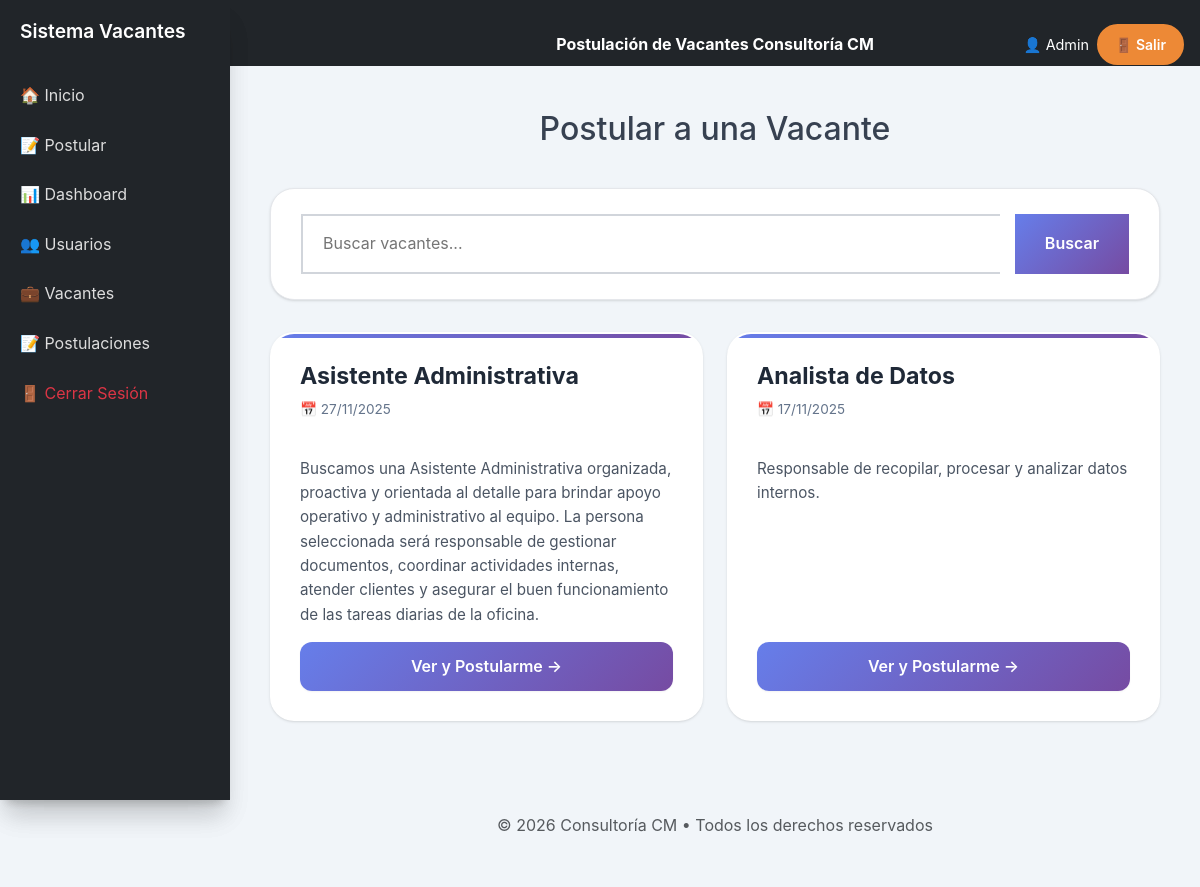
The app's page /postular.php (signed in), older data.
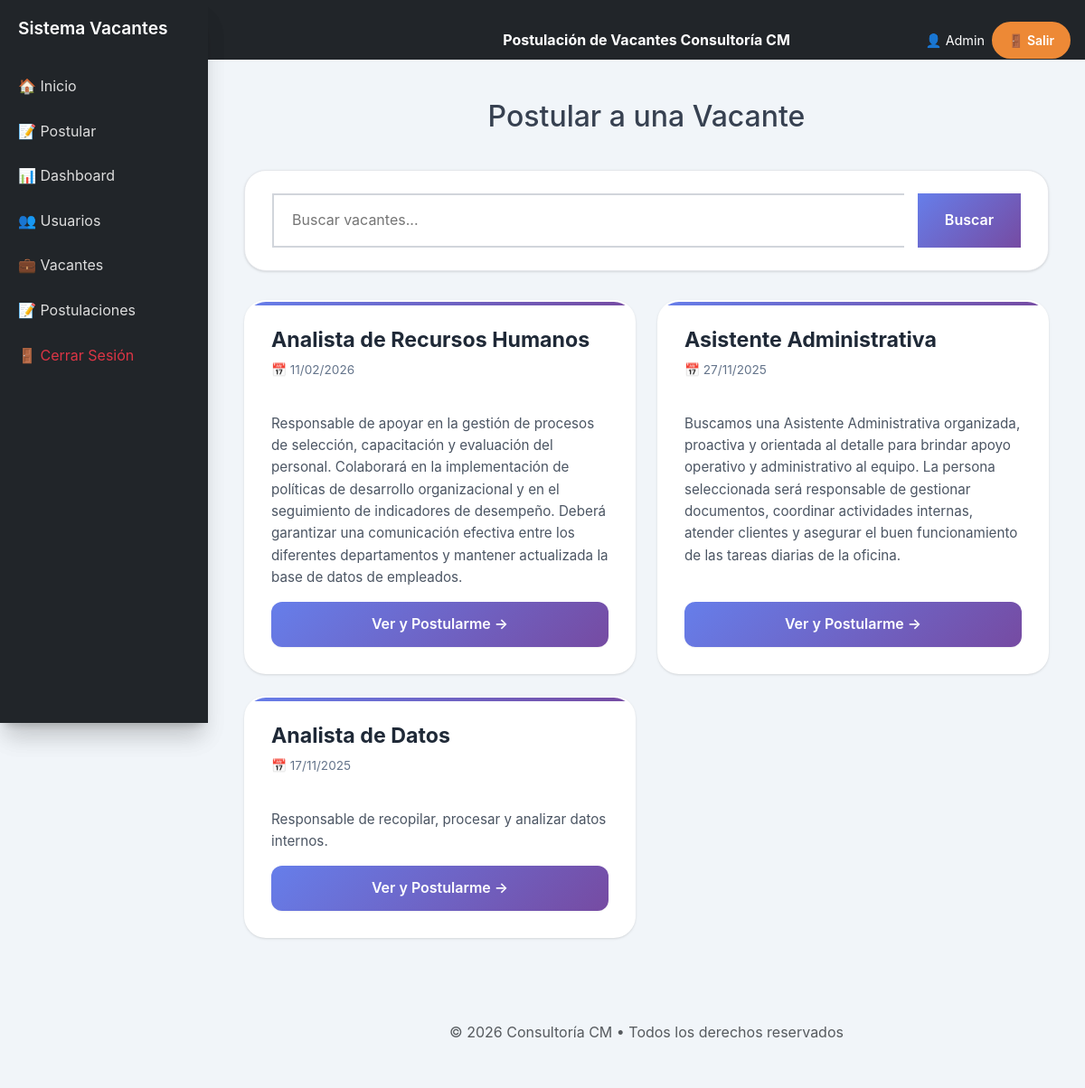
The same page, newer data.
### tables this page shows
CREATE TABLE `vacantes` (
  `id` int(11) NOT NULL,
  `titulo` varchar(200) NOT NULL,
  `descripcion` text NOT NULL,
  `requisitos` text NOT NULL,
  `departamento` varchar(150) NOT NULL,
  `fecha_publicacion` timestamp NOT NULL DEFAULT current_timestamp(),
  `estado` enum('abierta','cerrada') DEFAULT 'abierta'
);

### postular.php (the view, shortened to what this page needs)
<?php
include 'includes/header.php';
include 'includes/sidebar.php';
$conn = new mysqli("localhost", "root", "root", "sistema_vacantes");
if (isset($_GET['id'])) {
    $id = intval($_GET['id']);
    $stmt = $conn->prepare("SELECT * FROM vacantes WHERE id = ? AND estado = 'abierta'");
    $stmt->bind_param("i", $id);
    $stmt->execute();
    $result = $stmt->get_result();
    $vacante = $result->fetch_assoc();
    if (!$vacante) {
        header("Location: postular.php?error=" . urlencode("Vacante no encontrada o no disponible"));
        exit;
    }
?>
<div class="content">
    <div class="container">
        <a href="postular.php" class="btn btn-secondary mb-4">
            ← Volver a vacantes
        </a>
        <?php if (!empty($_GET['error'])): ?>
            <div class="alert alert-danger"><?= htmlspecialchars($_GET['error']) ?></div>
        <?php endif; ?>
        <?php if (!empty($_GET['success'])): ?>
            <div class="alert alert-success"><?= htmlspecialchars($_GET['success']) ?></div>
        <?php endif; ?>
        <div class="vacante-card">
            <div class="vacante-titulo">
                <?= htmlspecialchars($vacante['titulo']) ?>
            </div>
            <div class="vacante-fecha">
                📅 <?= date('d/m/Y', strtotime($vacante['fecha_publicacion'])) ?>
            </div>
            <div class="vacante-descripcion">
                <?= htmlspecialchars($vacante['descripcion']) ?>
            </div>
            <hr>
            <h5 class="mb-3">📎 Sube tu Hoja de Vida</h5>
            <form action="procesar_postulacion.php" method="POST" enctype="multipart/form-data">
                <input type="hidden" name="vacante_id" value="<?= $vacante['id'] ?>">
                <div class="mb-3">
                    <label class="form-label">Archivo CV <span class="text-danger">*</span></label>
                    <input type="file"
                           name="hoja_vida"
                           class="form-control"
                           accept=".pdf,.doc,.docx"
                           required>
                    <small class="text-muted">Formatos permitidos: PDF, DOC, DOCX. Máximo 5MB</small>
                </div>
                <button type="submit" class="vacante-btn w-100">
                    🚀 Postularme a esta vacante
                </button>
            </form>
        </div>
    </div>
</div>
<?php
} else {
    $keyword = isset($_GET['keyword']) ? $conn->real_escape_string($_GET['keyword']) : '';
    $sql = "SELECT * FROM vacantes
            WHERE estado = 'abierta'
            AND titulo LIKE '%$keyword%'
            ORDER BY fecha_publicacion DESC";
    $result = $conn->query($sql);
?>
<div class="content">
    <div class="container">
        <h2 class="text-center mb-4">Postular a una Vacante</h2>
        <div class="buscador-principal">
            <form action="postular.php" method="GET">
                <input type="text"
                       name="keyword"
                       placeholder="Buscar vacantes..."
                       value="<?= htmlspecialchars($keyword) ?>">
                <button type="submit">Buscar</button>
            </form>
        </div>
        <?php if ($result && $result->num_rows > 0): ?>
            <div class="vacantes-grid">
                <?php while ($vacante = $result->fetch_assoc()): ?>
                    <div class="vacante-card">
                        <div>
                            <div class="vacante-titulo">
                                <?= htmlspecialchars($vacante['titulo']) ?>
                            </div>
                            <div class="vacante-fecha">
                                📅 <?= date('d/m/Y', strtotime($vacante['fecha_publicacion'])) ?>
                            </div>
                            <div class="vacante-descripcion">
                                <?= htmlspecialchars($vacante['descripcion']) ?>
                            </div>
                        </div>
                        <a href="postular.php?id=<?= $vacante['id'] ?>"
                           class="vacante-btn w-100 text-center text-decoration-none d-block">
                            Ver y Postularme →
                        </a>
                    </div>
                <?php endwhile; ?>
            </div>
        <?php endif; ?>
    </div>
</div>
<?php } ?>
<?php
include 'includes/footer.php';
?>

Row changes from the older to the newer data that the page shows:
added vacantes: titulo "Analista de Recursos Humanos", fecha_publicacion "11/02/2026", descripcion "Responsable de apoyar en la gestión de procesos de selección, capacitación y evaluación del personal. Colaborará en la implementación de políticas de desarrollo organizacional y en el seguimiento de indicadores de desempeño. Deberá garantizar una comunicación efectiva entre los diferentes departamentos y mantener actualizada la base de datos de empleados."
